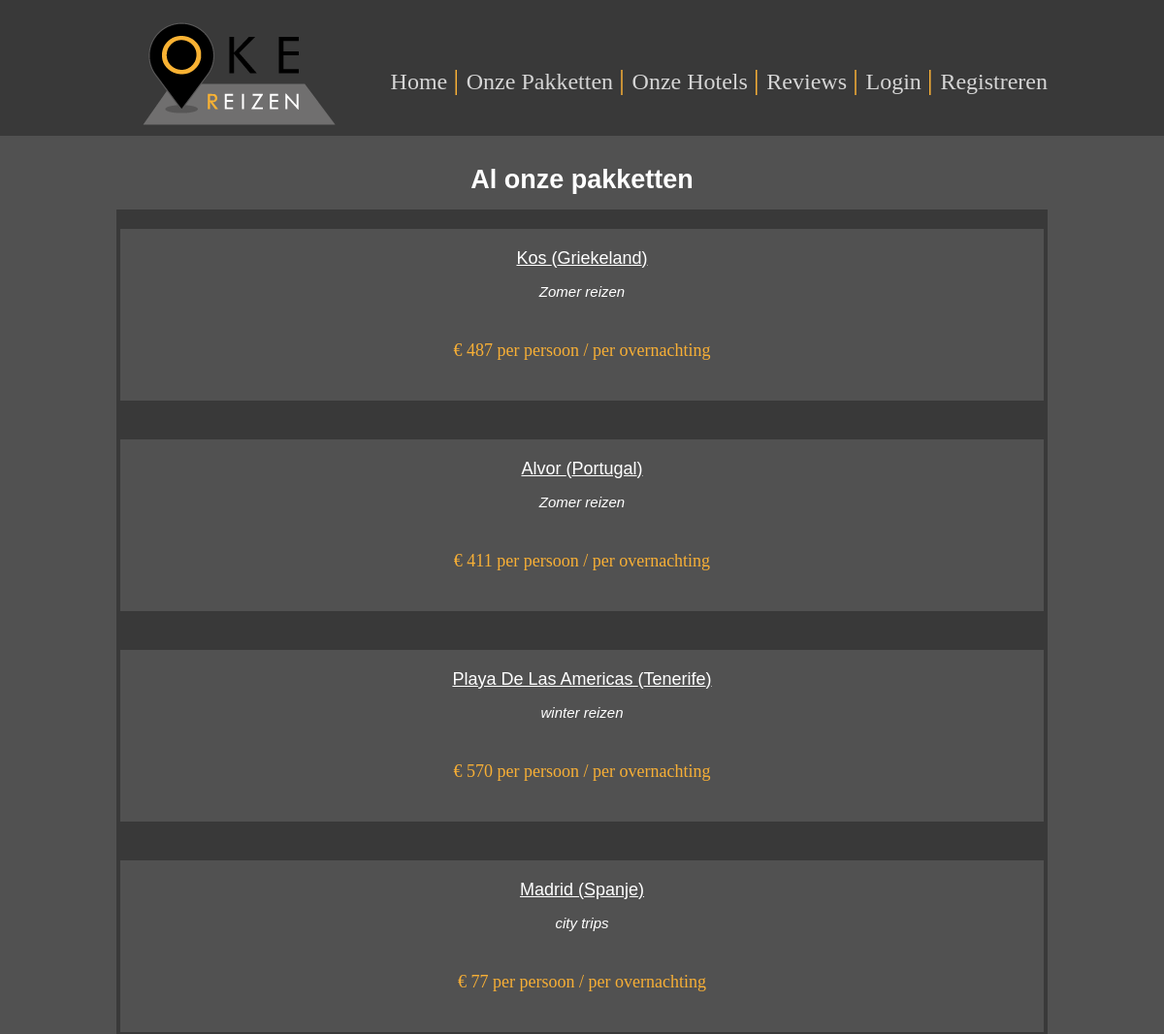
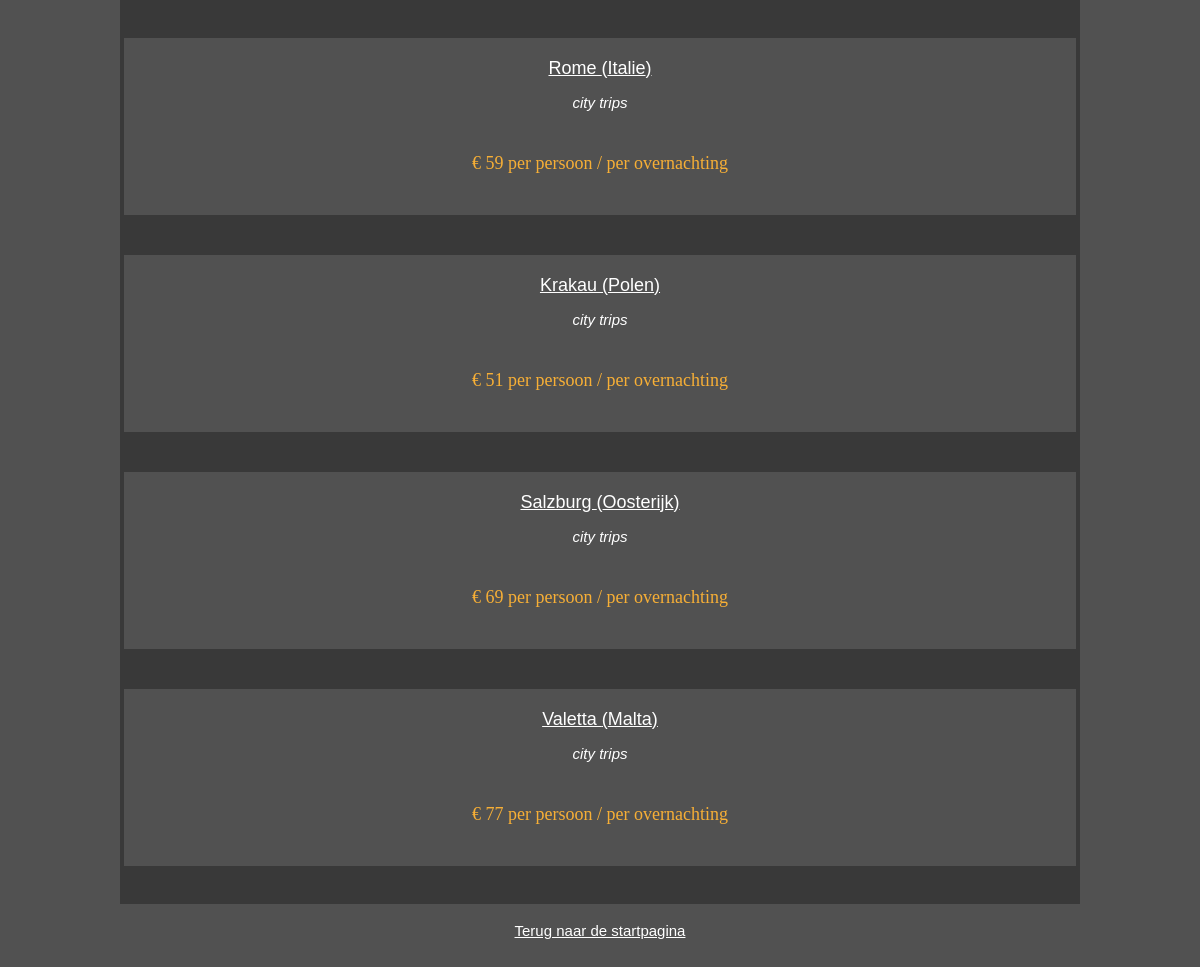
The page /allepakketten.php on the database its author committed (2 pictures, top to bottom).
### tables this page shows
CREATE TABLE `reizen` (
  `reisNummer` int(11) NOT NULL,
  `luchthaven` varchar(3) NOT NULL,
  `bestemmingsId` int(11) NOT NULL,
  `hotelId` int(11) NOT NULL,
  `reisTypeId` int(11) NOT NULL,
  `reisOmschrijving` varchar(255) NOT NULL,
  `prijs` varchar(64) NOT NULL
);

CREATE TABLE `bestemmingen` (
  `bestemmingsId` int(11) NOT NULL,
  `stad` varchar(64) NOT NULL,
  `land` varchar(64) NOT NULL
);

CREATE TABLE `reistypes` (
  `reisTypeId` int(11) NOT NULL,
  `reisType` varchar(64) NOT NULL
);

### pakket.php (called while the page is built, shortened)
<?php
class Pakket {
    private $reisid;
    private $reistype;
    private $stad;
    private $land;
    private $prijs;
    public function __construct($reisid = null, $omschrijving = null, $reistype = null, $bestemmingsid = null, $stad = null, $land = null, $hotelid = null, $prijs=null, $luchthaven=null)
    {
        $this->reisid = $reisid;
        $this->reistype = $reistype;
        $this->stad = $stad;
        $this->land = $land;
        $this->prijs = $prijs;
    }
public function getReisId()
{
    return $this->reisid;
}
    public function getReistype()
    {
        return $this->reistype;
    }
    public function getStad()
    {
        return $this->stad;
    }
    public function getLand()
    {
        return $this->land;
    }
    public function getPrijs()
    {
        return $this->prijs;
    }
public function getAllePakketten()
{
    $dbh = new PDO(DBConfig::$DB_CONNSTRING, DBConfig::$DB_USER, DBConfig::$DB_PASSWORD);
    $stmt = $dbh->prepare("SELECT reisNummer, reizen.bestemmingsId, reisType, stad, land, reizen.hotelId, hotelNaam, reisOmschrijving, prijs, luchthaven FROM reizen
    INNER JOIN bestemmingen on bestemmingen.bestemmingsId = reizen.bestemmingsId
    INNER JOIN reistypes on reistypes.reisTypeId = reizen.reisTypeId
    INNER JOIN hotel on hotel.hotelId = reizen.hotelId");
    $stmt->execute();
    $resultSet=$stmt->fetchAll(PDO::FETCH_ASSOC);
 if($resultSet){
    $pakkettenLijst = array();
    foreach ($resultSet as $pakket) {
        $hotelObj = new Hotels($pakket["hotelId"], $pakket["hotelNaam"], null, null);
        $pakketObj = new Pakket($pakket["reisNummer"], $pakket["reisOmschrijving"], $pakket["reisType"], $pakket["bestemmingsId"], $pakket["stad"], $pakket["land"], $hotelObj, $pakket["prijs"], $pakket["luchthaven"]);
        array_push($pakkettenLijst, $pakketObj);
    }
 }
    return $pakkettenLijst;
}
}

### allepakketten.php (the view, shortened to what this page needs)
<?php
require_once("pakket.php");
$pakketObj = new Pakket();
$pakketLijst = $pakketObj->getAllePakketten();
?>
<?php
require_once("header.php");
?>
<h2> Al onze pakketten </h2>
<div class=pakketwrapper2>
    <?php
    foreach ($pakketLijst as $pakket) {
        echo "<div class=pakket2><p><a href=\"pakketdetail.php?id=" . $pakket->getReisId() . "\">" . $pakket->getStad()
            . " (" . $pakket->getLand() . ")</a></p><i>" . $pakket->getReistype() . "</i><br><br><text> € " . $pakket->getPrijs()  . " per persoon / per overnachting" . "</text><br></a>
            </div>";
    }
echo "<br>"
    ?>
</div>
<br>
        <p><text><a href="index.php">Terug naar de startpagina</a></text></p>
<br>
</body>
<?php
require_once("footer.php");
?>

### layout.css (style rules this page uses)
body { height: 100vh; min-height: 350px; overflow-x: hidden !important; min-width: 550px; width: 100vw; margin: 0 !important; background-color:#515151; background-attachment: fixed; background-position: center center; background-repeat: repeat; overflow: auto; }
p { padding-bottom:15px !important; color: #ffffff !important; margin: auto; width: auto; text-align: center; width: auto; font-size: calc(15px); font-family: Arial, Helvetica, sans-serif; }
p a { color: white !important; margin: auto; width: auto; text-align: left; width: auto; font-size: calc(18px); font-family: Arial, Helvetica, sans-serif; }
i { font-size: 15px; color: #ffffff !important; font-family: Arial, Helvetica, sans-serif; text-align: center; }
h2 { color: #ffffff !important; margin: auto; margin-top: 5px; margin-bottom: 15px; width: auto; text-align: center; width: auto; font-size:calc(15px + 1vmin); font-family: Arial, Helvetica, sans-serif; }
text { text-align: center; color:#f7af36; }
text a { margin:auto; text-align: center; font-size: 15px; color:#f7af36; }
.pakketwrapper2 { align-content:space-between ; flex-direction: column; display:flex; background-color: #393939; width: 100%; }
.pakket2 { flex-direction:column; width: 95% !important; padding: 20px; margin: 20px; color:white; font-size: 18px; text-align: left; display:flex; flex-grow: 2; flex-shrink: 2; flex-basis: auto; align-self: center; background-color:#515151; width: auto; }

### rows shown on the page
reizen: bestemmingsId.stad "Kos", bestemmingsId.land "Griekeland", reisTypeId.reisType "Zomer reizen", prijs "487"
reizen: bestemmingsId.stad "Alvor", bestemmingsId.land "Portugal", reisTypeId.reisType "Zomer reizen", prijs "411"
reizen: bestemmingsId.stad "Playa De Las Americas", bestemmingsId.land "Tenerife", reisTypeId.reisType "winter reizen", prijs "570"
reizen: bestemmingsId.stad "Madrid", bestemmingsId.land "Spanje", reisTypeId.reisType "city trips", prijs "77"
reizen: bestemmingsId.stad "Rome", bestemmingsId.land "Italie", reisTypeId.reisType "city trips", prijs "59"
reizen: bestemmingsId.stad "Krakau", bestemmingsId.land "Polen", reisTypeId.reisType "city trips", prijs "51"
reizen: bestemmingsId.stad "Salzburg", bestemmingsId.land "Oosterijk", reisTypeId.reisType "city trips", prijs "69"
reizen: bestemmingsId.stad "Valetta", bestemmingsId.land "Malta", reisTypeId.reisType "city trips", prijs "77"
